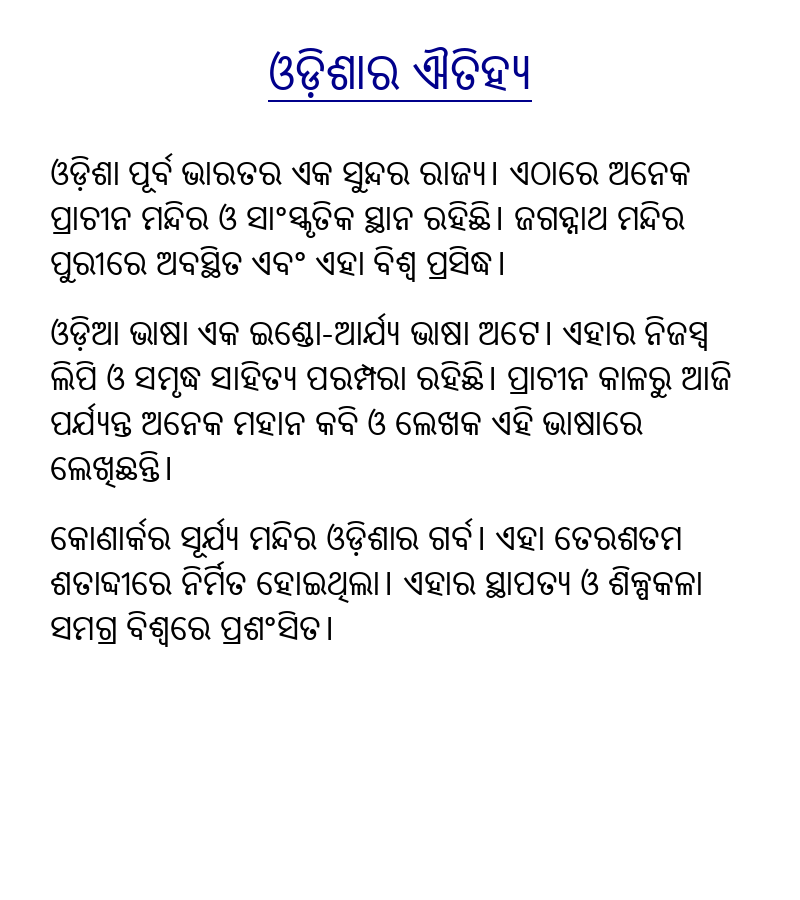
#> input picture VLM-synthetic-data-generation/odia_document.png, 800 x 900 px
$ python -i real-world.py   (imports and definitions only)
#> lines starting #> are read from the running program, lines starting #| are printed output that depends on the picture; after the words box and inside, x2 and y2 are one past the last pixel; in counts of white or black regions, pixels touching at a corner belong together
#!/usr/bin/env python3
"""
Enhanced script to render multiline Odia text with realistic effects for VLM training
Adds background textures, printer defects, ink effects, and various degradations
"""
from PIL import Image, ImageDraw, ImageFont, ImageFilter, ImageEnhance
import numpy as np
import random
import os
from scipy.ndimage import gaussian_filter
import cv2

class RealisticOdiaImageGenerator:
    def __init__(self):
        self.font_paths = [
            r"C:\Users\sibap\Programming\Odia_gen_ai\VLM-synthetic-data-generation\fonts\NotoSansOriya.ttf",
            "C:/Windows/Fonts/NotoSansOriya-Regular.ttf",
            "C:/Windows/Fonts/kalinga.ttf"
        ]

    # [180 lines left out: functions load_font, create_paper_texture, add_printer_drum_defects, add_ink_mottling, add_letterpress_impression, add_lighting_gradient, not called in this run]

    def add_line_degradation(self, img):
        """Add line breaks, fading, and character degradation"""
        img_array = np.array(img)

        # Convert to grayscale for processing
        gray = cv2.cvtColor(img_array, cv2.COLOR_RGB2GRAY)

        # Find text regions
        _, binary = cv2.threshold(gray, 200, 255, cv2.THRESH_BINARY_INV)
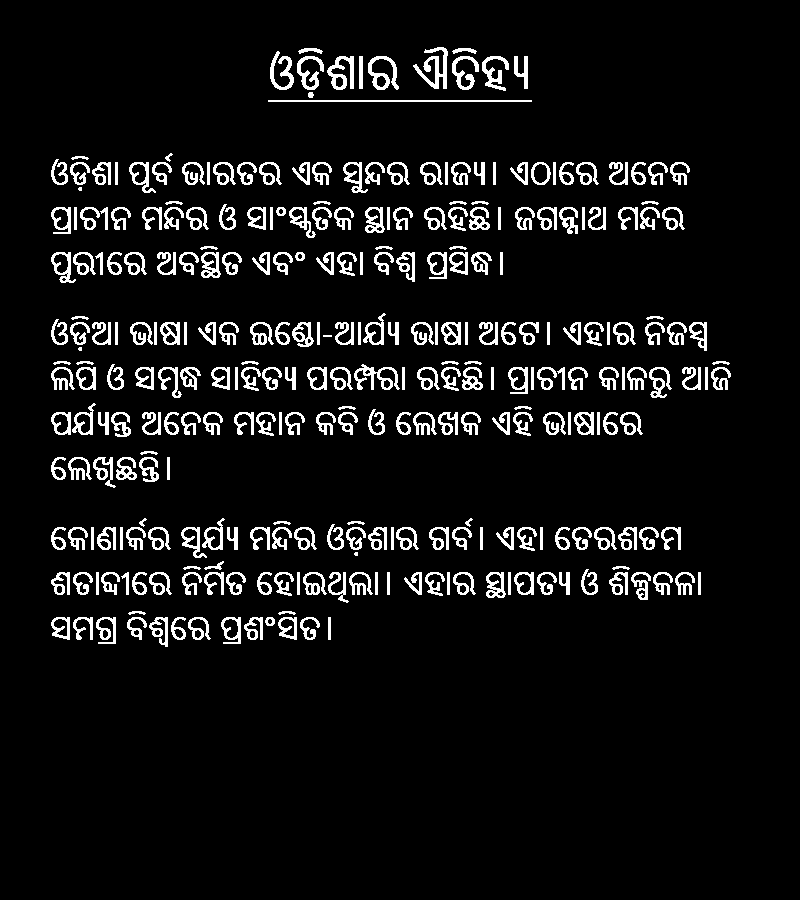
#> binary: shape (900, 800); 7.2% white; 301 white regions (4 under 20 px), largest, box (x1, y1, x2, y2) and area: (413, 47, 448, 89) 579, (268, 100, 532, 102) 528, (354, 364, 400, 390) 465

        # Add random erosion/dilation to simulate wear
        if random.random() < 0.6:
            kernel_size = random.randint(1, 3)
            kernel = np.ones((kernel_size, kernel_size), np.uint8)

            if random.random() < 0.5:
                binary = cv2.erode(binary, kernel, iterations=1)
            else:
                binary = cv2.dilate(binary, kernel, iterations=1)

        # Convert back to RGB
        binary_rgb = cv2.cvtColor(binary, cv2.COLOR_GRAY2RGB)

        # Blend with original
        alpha = random.uniform(0.7, 0.9)
        result = alpha * img_array + (1 - alpha) * (255 - binary_rgb)

        return Image.fromarray(np.clip(result, 0, 255).astype(np.uint8))

    # [225 lines left out: functions add_shadow_effects, add_ink_bleeding, create_realistic_multiline_odia_image, create_realistic_paragraph_odia, generate_training_dataset, main, not called in this run]

# [2 lines not run here, left out]

>>> import cv2
>>> picture = cv2.cvtColor(cv2.imread('odia_document.png'), cv2.COLOR_BGR2RGB)
>>> result = RealisticOdiaImageGenerator().add_line_degradation(picture)

$ run again, on VLM-synthetic-data-generation/odia_letter.png
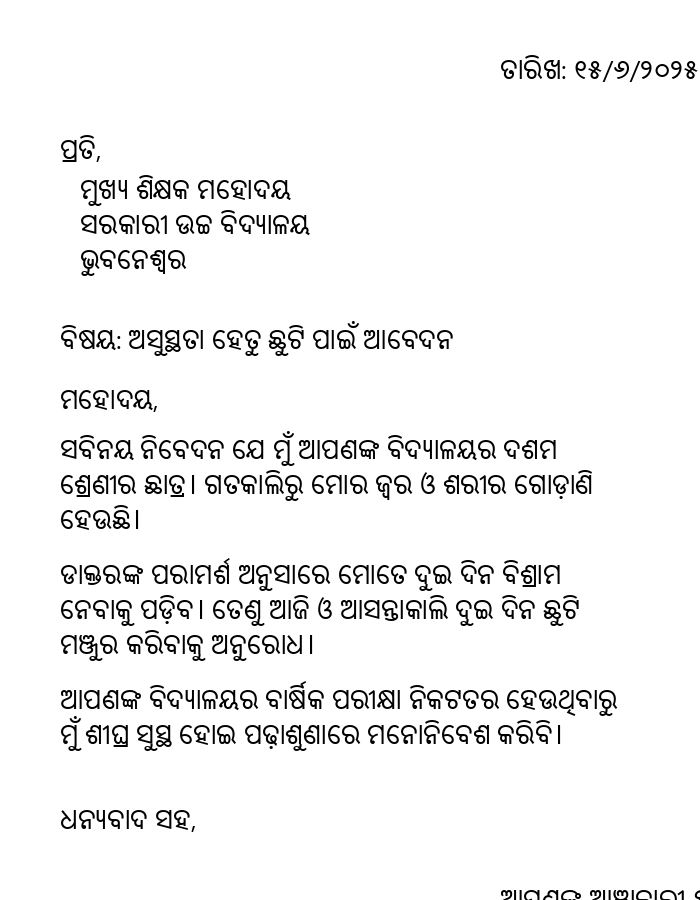
#> input picture VLM-synthetic-data-generation/odia_letter.png, 700 x 900 px
#> picture is the input picture: shape (900, 700, 3); min 0, max 255, mean 242
#> in add_line_degradation, `_, binary = cv2.threshold(gray, 200, 255, cv2.THRESH_BINARY_INV)`:
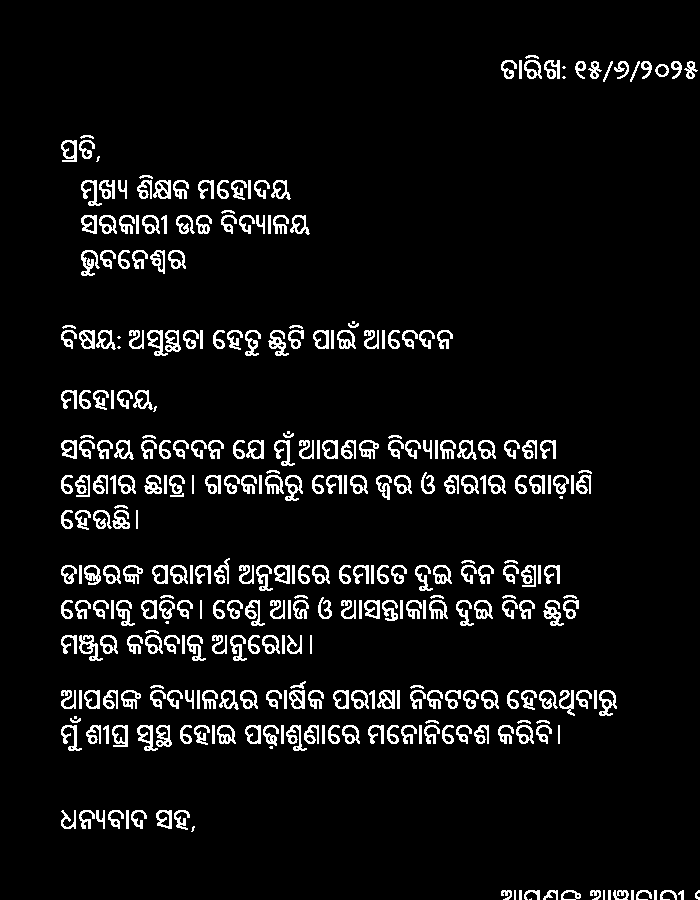
#> binary: shape (900, 700); 6.4% white in thin lines or dots, all inside (x1, y1, x2, y2) = (61, 55, 700, 900)

$ run again, on VLM-synthetic-data-generation/odia_news.png
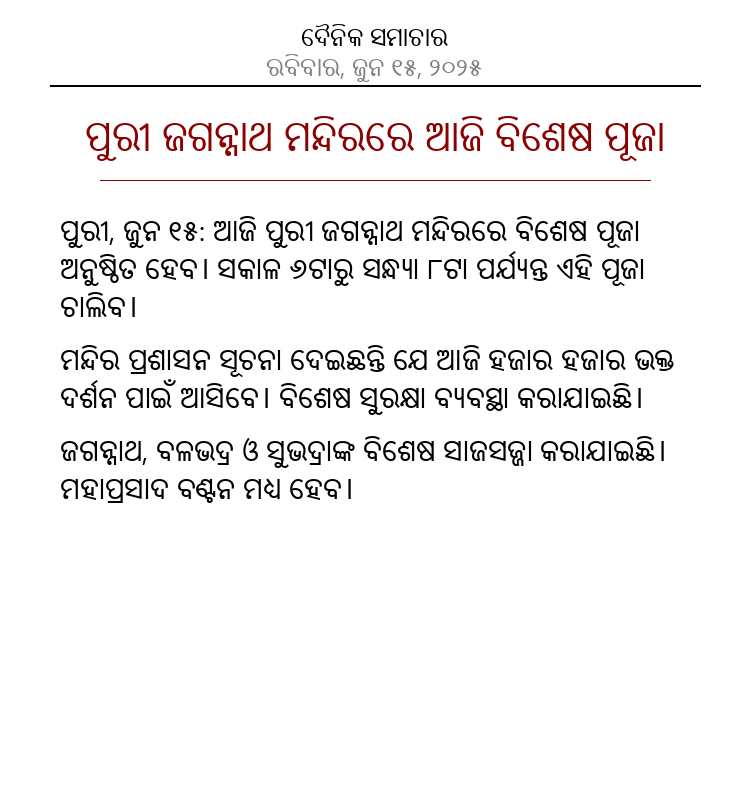
#> input picture VLM-synthetic-data-generation/odia_news.png, 750 x 800 px
#> in add_line_degradation, `_, binary = cv2.threshold(gray, 200, 255, cv2.THRESH_BINARY_INV)`:
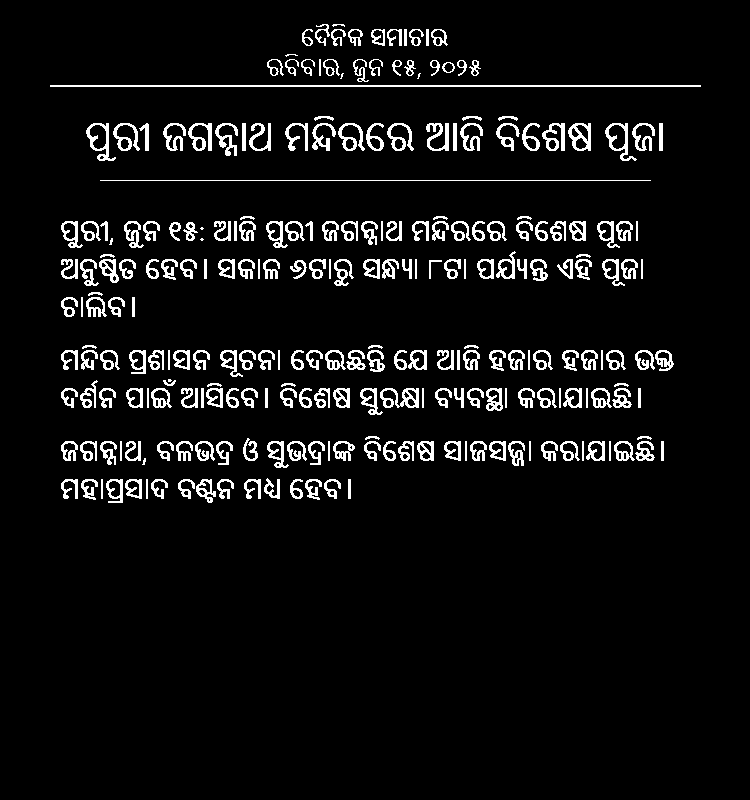
#> binary: shape (800, 750); 6.1% white in thin lines or dots, all inside (x1, y1, x2, y2) = (50, 24, 701, 503)

$ run again, on VLM-synthetic-data-generation/odia_poem.png
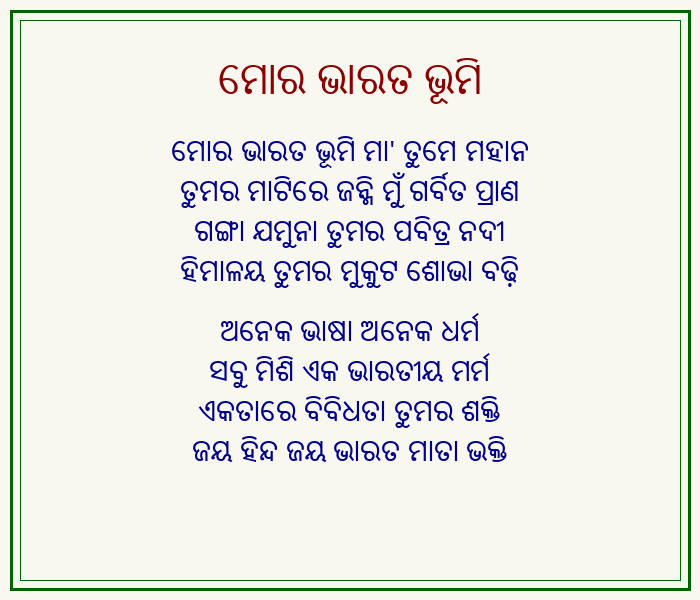
#> input picture VLM-synthetic-data-generation/odia_poem.png, 700 x 600 px
#> in add_line_degradation, `gray = cv2.cvtColor(img_array, cv2.COLOR_RGB2GRAY)`:
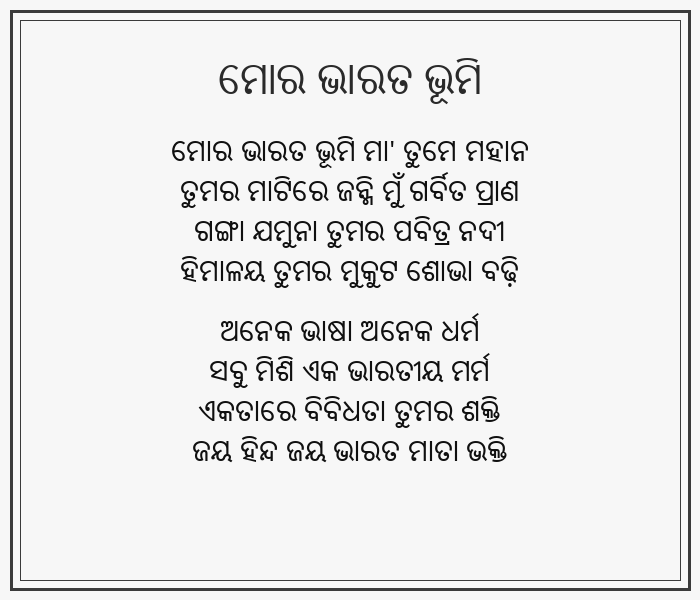
#> gray: shape (600, 700); min 16, max 247, mean 232.3
#> in add_line_degradation, `_, binary = cv2.threshold(gray, 200, 255, cv2.THRESH_BINARY_INV)`:
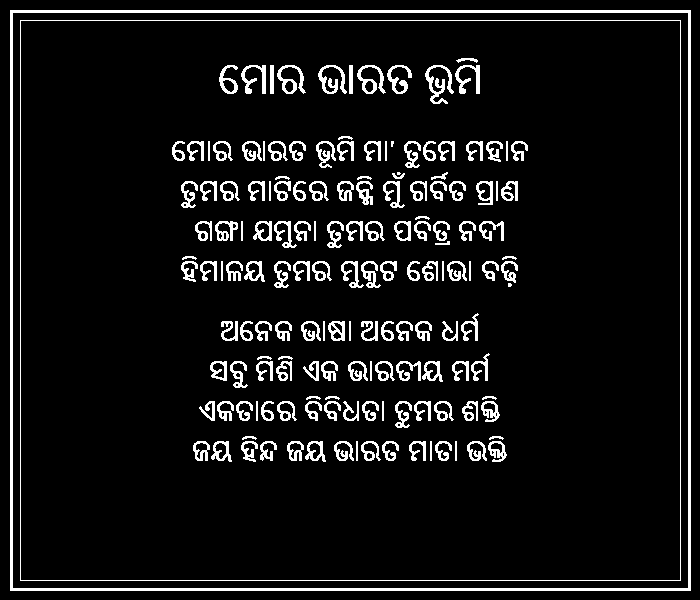
#> binary: shape (600, 700); 7.8% white; 160 white regions (3 under 20 px), largest, box (x1, y1, x2, y2) and area: (10, 10, 691, 591) 7536, (20, 20, 681, 581) 2440, (425, 65, 454, 104) 420
